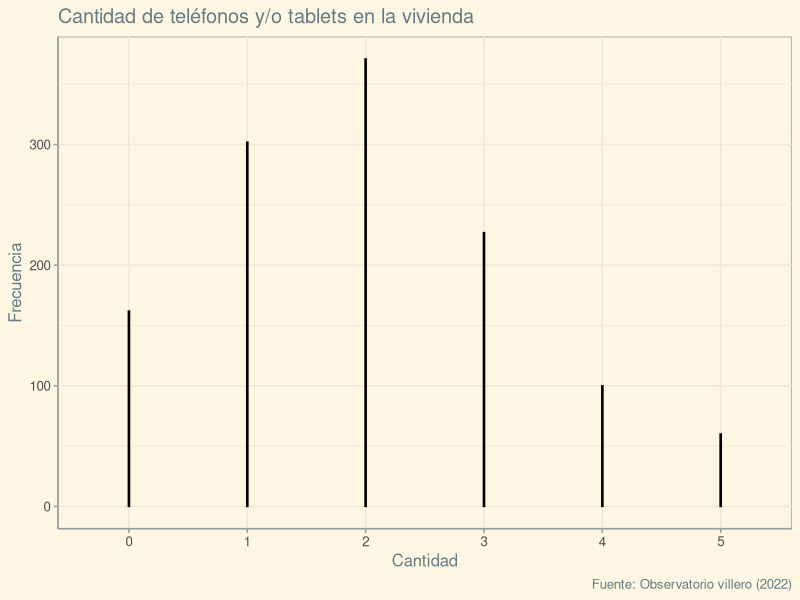

Reproduce this figure in R.
library(ggplot2)
library(ggthemes)
library(dplyr)

tabla <- read.csv("datosLP_limpios.csv", stringsAsFactors = TRUE)

data <- table(tabla$X.Cuántos.teléfonos.y.o.tablets.poseen.en.la.vivienda.)

df <- data.frame(name=c("0","1","2","3","4","5"),
                 value=as.integer(data))

p <- # Barplot
  df %>%
  ggplot(aes(x=name, value)) + 
  geom_bar(stat = "identity", fill="lightblue", color="black",
           width = (1/100)*resolution(0:5)) +
  labs(title = "Cantidad de teléfonos y/o tablets en la vivienda",
       caption = "Fuente: Observatorio villero (2022)",
       x="Cantidad",y="Frecuencia") +
  theme_solarized() +
  scale_colour_solarized()

p
